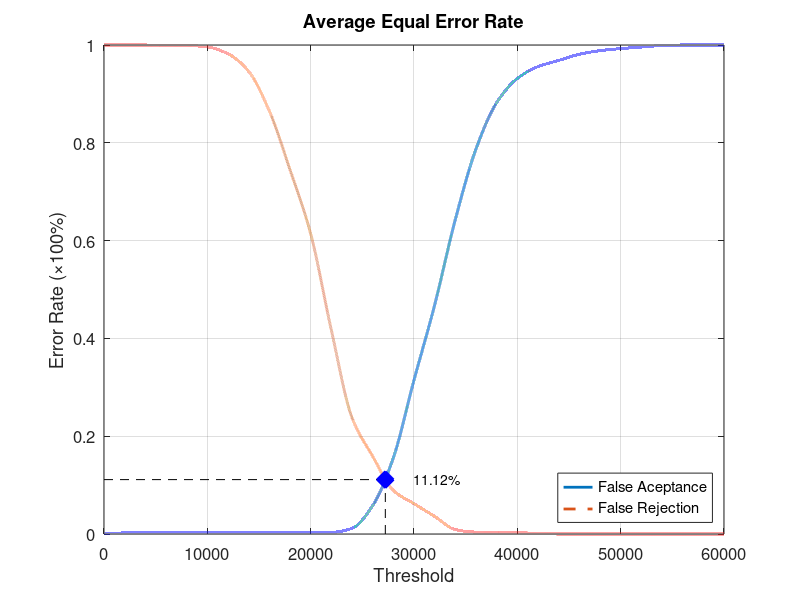
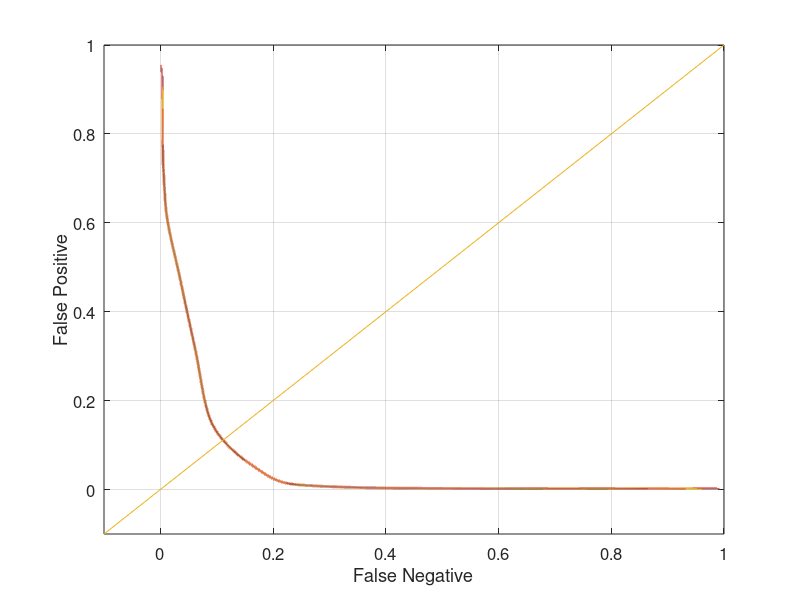

MATLAB code for these plots, in order:
function yEER = Database3Average
close all;
clear;
clc;
x = 0:2000:60000;
xq = 0:0.5:60000;

y0 = [0 0.00210526 0.00210526 0.00210526 0.00210526 0.00210526 0.00210526 0.00210526 0.00210526 0.00210526 0.00210526 0.0031579 0.0115789 0.0578947 0.155789 0.314737 0.468421 0.643158 0.787368 0.882105 0.931579 0.955789 0.968421 0.981053 0.988421 0.992632 0.99579 0.998947 1 1 1];
yy0 = interp1(x, y0, xq, 'pchip');
y1 = [1 1 1 0.999 0.999 0.996 0.982 0.946 0.865 0.745 0.614 0.417 0.238 0.159 0.089 0.062 0.036 0.009 0.004 0.004 0.003 0.001 0 0 0 0 0 0 0 0 0];
yy1 = interp1(x, y1, xq, 'pchip');

% Calculating EER: 
y2 = abs(y0 - y1);
find(y2 == min(y2))
yy2 = abs(yy0 - yy1);
xEER = find(yy2 == min(yy2));
xEERIndex = xq(xEER) % X-axis EER
yEER = yy0(xEER) % Y-axis EER

main = figure
plot(xq, yy0,'-','LineWidth', 2);	hold on
plot(xq, yy1,'--','LineWidth', 2);	hold on
plot([xEERIndex xEERIndex], [0 yEER], 'k--');	hold on
plot([0 xEERIndex], [yEER yEER], 'k--');	hold on
plot(xEERIndex, yEER, 'bx', 'LineWidth', 10);	hold on
text(xEERIndex + 10 * xEERIndex / 100, yEER, [num2str(round((10000 * yEER)) / 100) '%'])
legend('False Aceptance', 'False Rejection', 'Location', 'SouthEast')
xlabel('Threshold')
ylabel('Error Rate (\times100%)')
title('Average Equal Error Rate')
set(gca, 'FontSize', 12)
axis([0 60000 0 1])
grid on

print(main, 'Database3AverageMain', '-dpng');
FNRxFPR = figure('Color', [1 1 1]);
plot(yy1, yy0, '-', yy1, yy0, 'LineWidth', 2);
hold on
y = -0.1:0.1:1
plot(y, y); 
set(gca, 'FontSize', 12)
xlabel('False Negative')
ylabel('False Positive')
axis([-0.1 1 -0.1 1])
set(gca, 'FontSize', 12)
grid on

print(FNRxFPR, 'Database3AverageFNRxFPR','-dpng');
end
